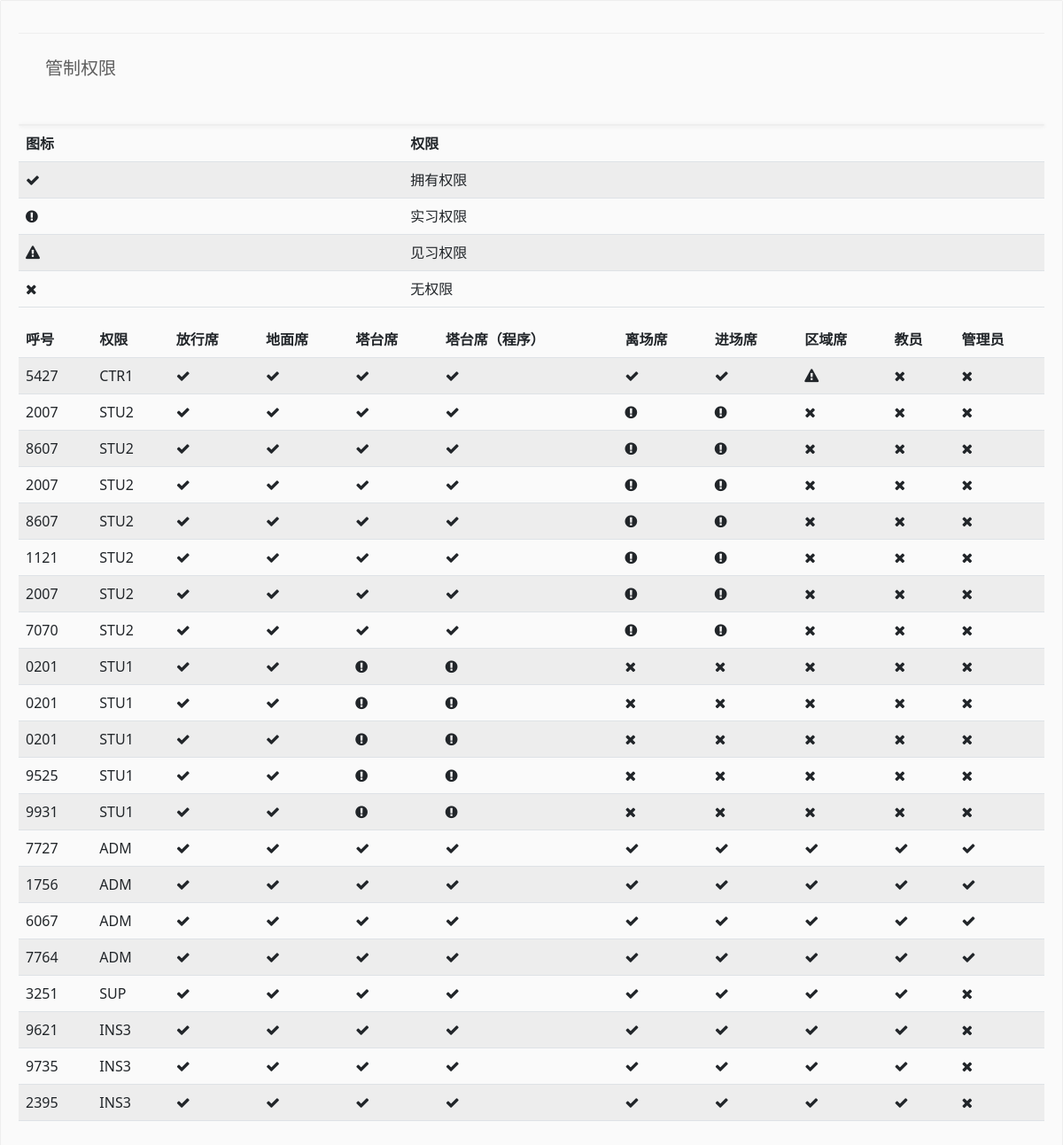
The app's page /atc/view (signed in) with its own data.
### tables this page shows
CREATE TABLE `user` (
  `user_name` text NOT NULL,
  `user_pwd` text NOT NULL,
  `user_num` text NOT NULL,
  `user_email` text NOT NULL,
  `user_grade` text NOT NULL,
  `icao` text NOT NULL
);

### atc/view/index.php (the view, shortened to what this page needs)
<!DOCTYPE html>
<html lang="en">
<head>
    <link rel="stylesheet" href="/layui/css/layui.css">
    <link rel="stylesheet" href="/css/index.css">
    <link rel="stylesheet" href="/css/bootstrap.css">
    <link rel="stylesheet" href="https://cdn.staticfile.org/font-awesome/4.7.0/css/font-awesome.css">
</head>
<body>
    <div class="layui-card layui-panel">
        <div class="layui-bg-gray" style="padding: 20px;">
            <fieldset class="layui-elem-field layui-field-title">
                <br>
                <legend>管制权限</legend>
            </fieldset>
            <table class="table table-striped">
                <thead>
                    <tr>
                        <th scope="col">图标</th>
                        <th scope="col">权限</th>
                    </tr>
                </thead>
                <tbody>
                    <tr>
                        <td><i class="fa fa-check"></td>
                        <td>拥有权限</td>
                    </tr>
                    <tr>
                        <td><i class="fa fa-exclamation-circle"></td>
                        <td>实习权限</td>
                    </tr>
                    <tr>
                        <td><i class="fa fa-exclamation-triangle"></td>
                        <td>见习权限</td>
                    </tr>
                    <tr>
                        <td><i class="fa fa-close"></td>
                        <td>无权限</td>
                    </tr>
                </tbody>
                <br>
                <div class="layui-panel">
                    <table class="table table-striped">
                        <thead>
                            <tr>
                                <th scope="col">呼号</th>
                                <th scope="col">权限</th>
                                <th scope="col">放行席</th>
                                <th scope="col">地面席</th>
                                <th scope="col">塔台席</th>
                                <th scope="col">塔台席（程序）</th>
                                <th scope="col">离场席</th>
                                <th scope="col">进场席</th>
                                <th scope="col">区域席</th>
                                <th scope="col">教员</th>
                                <th scope="col">管理员</th>
                            </tr>
                        </thead>
                        <tbody>
                            <?php
                            $servername = "localhost";
$username = "imp_xfex_cc";
	$password = "34M3aePXSKYSS3Bi";
	$dbname = "imp_xfex_cc";
                            $conn = new mysqli($servername, $username, $password, $dbname);
                            $sql = "SELECT * FROM user WHERE user_grade > 1 ORDER BY user_grade DESC;";
                            $result = $conn->query($sql);
                            if ($result->num_rows > 0) {
                                while ($row = $result->fetch_assoc()) {
                                    echo '<tr>';
                                    echo '<td>' . $row['user_num'] . '</td>';
                                    switch ($row['user_grade']) {
                                        case 2:
                                            echo '<td>STU1</td>';
                                            echo '<td><i class="fa fa-check"></i></td>';
                                            echo '<td><i class="fa fa-check"></i></td>';
                                            echo '<td><i class="fa fa-exclamation-circle"></i></td>';
                                            echo '<td><i class="fa fa-exclamation-circle"></i></td>';
                                            echo '<td><i class="fa fa-close"></i></td>';
                                            echo '<td><i class="fa fa-close"></i></td>';
                                            echo '<td><i class="fa fa-close"></i></td>';
                                            echo '<td><i class="fa fa-close"></i></td>';
                                            echo '<td><i class="fa fa-close"></i></td>';
                                            break;
                                        case 3:
                                            echo '<td>STU2</td>';
                                            echo '<td><i class="fa fa-check"></i></td>';
                                            echo '<td><i class="fa fa-check"></i></td>';
                                            echo '<td><i class="fa fa-check"></i></td>';
                                            echo '<td><i class="fa fa-check"></i></td>';
                                            echo '<td><i class="fa fa-exclamation-circle"></i></td>';
                                            echo '<td><i class="fa fa-exclamation-circle"></i></td>';
                                            echo '<td><i class="fa fa-close"></i></td>';
                                            echo '<td><i class="fa fa-close"></i></td>';
                                            echo '<td><i class="fa fa-close"></i></td>';
                                            break;
                                        case 5:
                                            echo '<td>CTR1</td>';
                                            echo '<td><i class="fa fa-check"></i></td>';
                                            echo '<td><i class="fa fa-check"></i></td>';
                                            echo '<td><i class="fa fa-check"></i></td>';
                                            echo '<td><i class="fa fa-check"></i></td>';
                                            echo '<td><i class="fa fa-check"></i></td>';
                                            echo '<td><i class="fa fa-check"></i></td>';
                                            echo '<td><i class="fa fa-exclamation-triangle"></i></td>';
                                            echo '<td><i class="fa fa-close"></i></td>';
                                            echo '<td><i class="fa fa-close"></i></td>';
                                            break;
                                        case 10:
                                            echo '<td>INS3</td>';
                                            echo '<td><i class="fa fa-check"></i></td>';
                                            echo '<td><i class="fa fa-check"></i></td>';
                                            echo '<td><i class="fa fa-check"></i></td>';
                                            echo '<td><i class="fa fa-check"></i></td>';
                                            echo '<td><i class="fa fa-check"></i></td>';
                                            echo '<td><i class="fa fa-check"></i></td>';
                                            echo '<td><i class="fa fa-check"></i></td>';
                                            echo '<td><i class="fa fa-check"></i></td>';
                                            echo '<td><i class="fa fa-close"></i></td>';
                                            break;
                                        case 11:
                                            echo '<td>SUP</td>';
                                            echo '<td><i class="fa fa-check"></i></td>';
                                            echo '<td><i class="fa fa-check"></i></td>';
                                            echo '<td><i class="fa fa-check"></i></td>';
                                            echo '<td><i class="fa fa-check"></i></td>';
                                            echo '<td><i class="fa fa-check"></i></td>';
                                            echo '<td><i class="fa fa-check"></i></td>';
                                            echo '<td><i class="fa fa-check"></i></td>';
                                            echo '<td><i class="fa fa-check"></i></td>';
                                            echo '<td><i class="fa fa fa-close"></i></td>';
                                            break;
                                        case 12:
                                            echo '<td>ADM</td>';
                                            echo '<td><i class="fa fa-check"></i></td>';
                                            echo '<td><i class="fa fa-check"></i></td>';
                                            echo '<td><i class="fa fa-check"></i></td>';
                                            echo '<td><i class="fa fa-check"></i></td>';
                                            echo '<td><i class="fa fa-check"></i></td>';
                                            echo '<td><i class="fa fa-check"></i></td>';
                                            echo '<td><i class="fa fa-check"></i></td>';
                                            echo '<td><i class="fa fa-check"></i></td>';
                                            echo '<td><i class="fa fa-check"></i></td>';
                                            break;
                                    }
                                    echo '</tr>';
                                }
                            } else {
                                echo "没有结果";
                            }
                            ?>
                        </tbody>
                    </table>
                </div>
        </div>
    </div>
</body>
</html>

### records on screen
user: user_num "5427", user_grade "CTR1"
user: user_num "2007", user_grade "STU2"
user: user_num "8607", user_grade "STU2"
user: user_num "2007", user_grade "STU2"
user: user_num "8607", user_grade "STU2"
user: user_num "1121", user_grade "STU2"
user: user_num "2007", user_grade "STU2"
user: user_num "7070", user_grade "STU2"
user: user_num "0201", user_grade "STU1"
user: user_num "0201", user_grade "STU1"
user: user_num "0201", user_grade "STU1"
user: user_num "9525", user_grade "STU1"
user: user_num "9931", user_grade "STU1"
user: user_num "7727", user_grade "ADM"
user: user_num "1756", user_grade "ADM"
user: user_num "6067", user_grade "ADM"
user: user_num "7764", user_grade "ADM"
user: user_num "3251", user_grade "SUP"
user: user_num "9621", user_grade "INS3"
user: user_num "9735", user_grade "INS3"
user: user_num "2395", user_grade "INS3"
